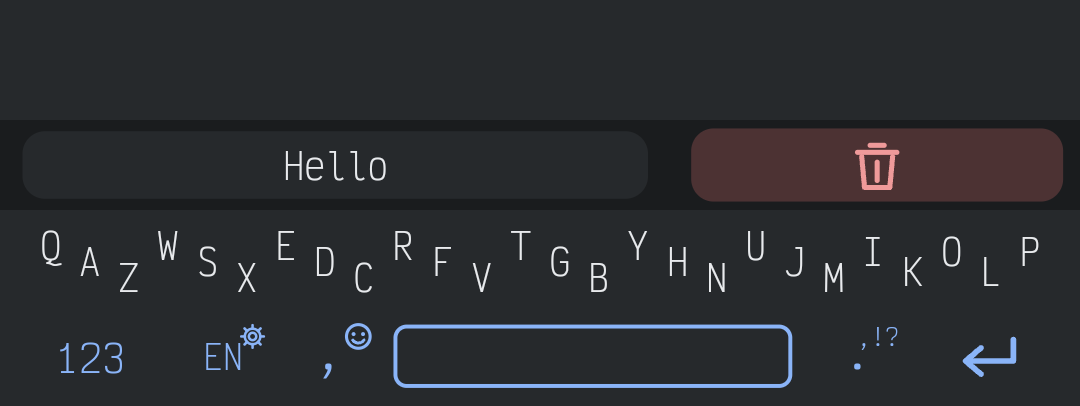
#> input picture tools/cheatsheet_src/dark/bucket.png, 1080 x 406 px, given in place of mini.png, which was not available
$ python make_cheatsheet.py
#> lines starting #> are read from the running program, lines starting #| are printed output that depends on the picture
"""Gesture cheat sheet for the settings screen, one per keyboard theme, built from real phone screenshots of the
keyboard (tools/cheatsheet_src/<theme>/*.png, cut out by crop_phone_shots.py) plus drawn arrows. The picture holds NO words: every
arrow carries a number, and the numbered legend is text in the app (res/values*/strings.xml, keys cheat_1..cheat_19), so it can be translated.

Usage (from the project root):  python tools/make_cheatsheet.py            -> app/src/main/res/drawable-nodpi/cheatsheet_<theme>_<card>.png (11 per theme)
                                python tools/make_cheatsheet.py light some_dir"""
import math, os, sys
from PIL import Image, ImageDraw, ImageFont

W = 1080
FONT = "app/src/main/assets/fonts/VictorMono-Light.ttf"
# page, card, accent, ink, dim, outline (the colors of the keyboard themes, see Theme.kt)
THEMES = {
    "default": dict(page=(47, 58, 68), card=(38, 47, 56), accent=(127, 207, 197), ink=(232, 238, 240), dim=(150, 166, 176), edge=(20, 26, 32)),
    "dark":    dict(page=(26, 28, 30), card=(38, 41, 44), accent=(138, 180, 248), ink=(232, 234, 237), dim=(154, 160, 166), edge=(8, 10, 12)),
    "light":   dict(page=(223, 226, 230), card=(236, 238, 241), accent=(26, 115, 232), ink=(31, 35, 40), dim=(95, 104, 114), edge=(255, 255, 255)),
}
IMG_W = 960
HEAD = 120          # px above the keyboard in the mini / lens shots (see crop_phone_shots.py)
HEAD_FULL = 30

def F(n): return ImageFont.truetype(FONT, n)

class Sheet:
    def __init__(self, theme):
        self.t = THEMES[theme]; self.theme = theme
        self.cards = []

    def src(self, name):
#> called with name = 'mini'
        return Image.open(f"tools/cheatsheet_src/{self.theme}/{name}.png").convert("RGBA")

    # ---- drawing helpers, all on an RGBA overlay laid over the screenshot (native 1080 px width) ----
    def arrow(self, d, x0, y0, x1, y1, w=8, head=30):
        a = math.atan2(y1 - y0, x1 - x0)
        for col, ww in ((self.t["edge"] + (170,), w + 7), (self.t["accent"] + (235,), w)):
            d.line([(x0, y0), (x1, y1)], fill=col, width=ww)
            for s in (-0.5, 0.5):
                d.line([(x1, y1), (x1 - head * math.cos(a + s), y1 - head * math.sin(a + s))], fill=col, width=ww)

    def finger(self, d, x, y, r=26):
        d.ellipse([x - r, y - r, x + r, y + r], fill=self.t["accent"] + (200,), outline=self.t["edge"] + (230,), width=4)

    def label(self, d, x, y, s, size=32, anchor="mm"):
        d.text((x, y), s, font=F(size), fill=self.t["accent"] + (255,), anchor=anchor, stroke_width=4, stroke_fill=self.t["edge"] + (255,))

    def num(self, d, x, y, n, r=25):
        """A numbered badge (the key to the legend text under the picture)."""
        d.ellipse([x - r - 4, y - r - 4, x + r + 4, y + r + 4], fill=self.t["edge"] + (235,))
        d.ellipse([x - r, y - r, x + r, y + r], fill=self.t["accent"] + (255,))
        d.text((x, y + 1), str(n), font=F(32), fill=self.t["edge"] + (255,), anchor="mm", stroke_width=1, stroke_fill=self.t["edge"] + (255,))

    def narrow(self, d, x0, y0, x1, y1, n, w=8, head=30, at=0.5):
        """An arrow with its number on it (at = how far along the shaft the badge sits)."""
        self.arrow(d, x0, y0, x1, y1, w, head)
        self.num(d, x0 + (x1 - x0) * at, y0 + (y1 - y0) * at, n)

    def card(self, shot, annotate, head=HEAD):
        self.cards.append((shot, annotate, head))

    def render(self):
        """One picture per card (each is shown in the app right above its own legend lines, so it never scrolls apart from them)."""
        t = self.t; gap = 14; inner = 22
        pieces = []
        for shot, annotate, head in self.cards:
            im = self.src(shot); ov = Image.new("RGBA", im.size, (0, 0, 0, 0))
#> after `ov = Image.new('RGBA', im.size, (0, 0, 0, 0))`: ov: PIL image 1080x406 RGBA; every value is 0
            annotate(ImageDraw.Draw(ov), im.size, head)
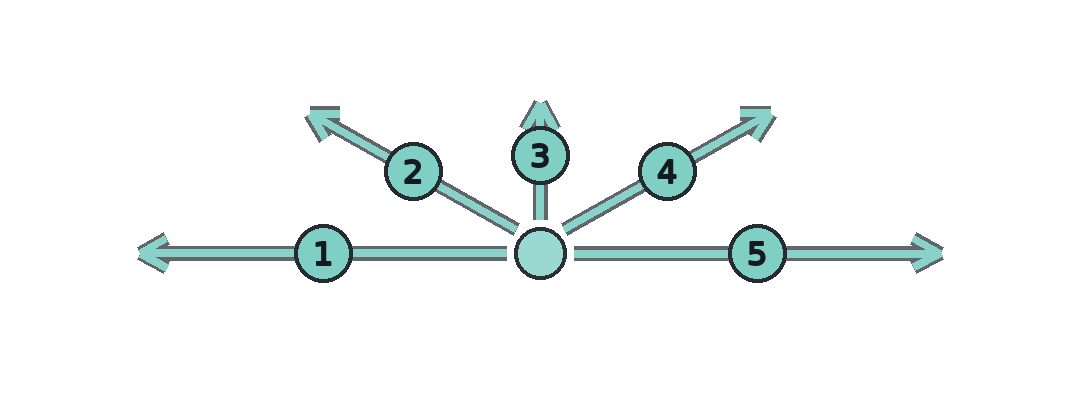
#> ov: PIL image 1080x406 RGBA; mean R, G, B, A 6.5, 10.3, 10, 17; transparent parts drawn white
            im = Image.alpha_composite(im, ov)
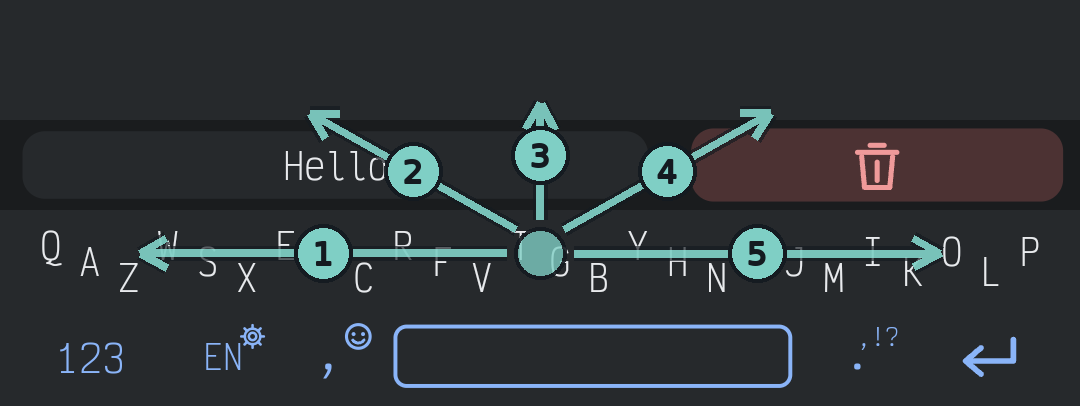
#> im: PIL image 1080x406 RGBA; mean R, G, B, A 46.1, 51.1, 54.2, 255
            im = im.resize((IMG_W, round(im.height * IMG_W / im.width)), Image.LANCZOS)
#> im: PIL image 960x361 RGBA
            h = im.height + 2 * inner
#> h = 405
            page = Image.new("RGBA", (W, h + 2 * gap), (0, 0, 0, 0)); d = ImageDraw.Draw(page)      # transparent around the card: the app's themed background shows
#> after `page = Image.new('RGBA', (W, h + 2 * gap), (0, 0, 0, 0))`: page: PIL image 1080x433 RGBA; every value is 0
            d.rounded_rectangle([30, gap, W - 30, gap + h], 24, fill=t["card"] + (255,))
            page.paste(im.convert("RGB"), (60, gap + inner))
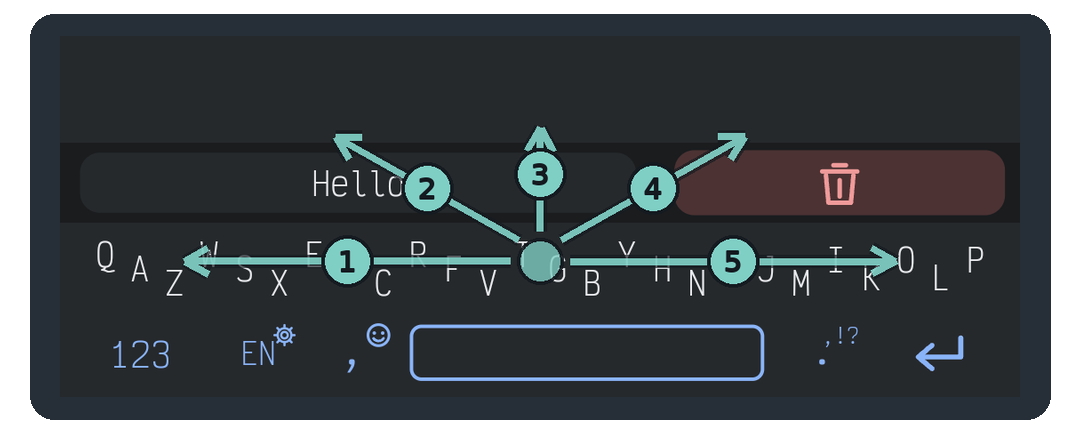
#> page: PIL image 1080x433 RGBA; mean R, G, B, A 39.6, 44.6, 48.2, 225.8; transparent parts drawn white
            pieces.append(page)
        return pieces

def build(theme):
    S = Sheet(theme)
    # geometry of the phone keyboard in the mini crop: y measured from the top of the crop (keyboard starts at HEAD)
    strip = HEAD + 42; row = HEAD + 133; ctl = HEAD + 221

    def c1(d, size, head):                                                        # 1..5: swipes from the middle of the letter row
        cx = 540; S.finger(d, cx, row)
        S.narrow(d, cx - 34, row, cx - 400, row, 1)                               # left: delete
        S.narrow(d, cx - 24, row - 24, cx - 230, row - 140, 2)                    # up-left: voice
        S.narrow(d, cx, row - 34, cx, row - 150, 3, at=0.55)                      # up: full keyboard
        S.narrow(d, cx + 24, row - 24, cx + 230, row - 140, 4)                    # up-right: enter
        S.narrow(d, cx + 34, row, cx + 400, row, 5)                               # right: space
    S.card("mini", c1, HEAD)

    def c2(d, size, head):                                                        # 6: exact letters
        S.arrow(d, 420, row + 38, 530, row + 38, 6); S.narrow(d, 330, row + 38, 220, row + 38, 6, 6)
    S.card("letter", c2)

    S.card("punct", lambda d, s, h: S.num(d, 560, 150, 7))                        # 7: punctuation popup

    def c4(d, size, head):                                                        # 8: emoji
        S.narrow(d, 352, ctl - 70, 352, 24, 17, 7, at=0.75)
    S.card("emoji", c4)

    def c5(d, size, head):                                                        # 9, 10: cursor and word delete
        S.arrow(d, 620, ctl, 770, ctl, 7); S.narrow(d, 470, ctl, 320, ctl, 8, 7)
        S.narrow(d, 960, strip, 700, strip, 9, 6)
    S.card("mini", c5)

    def c6(d, size, head):                                                        # 11, 12: guess bar, bin
        S.narrow(d, 250, strip + 34, 700, strip + 34, 10, 6)
        S.num(d, 1010, 168, 11)
    S.card("bucket", c6)

    def c7(d, size, head):                                                        # 13, 14: language key
        S.num(d, 300, 345, 12); S.num(d, 62, 150, 13)
    S.card("lang", c7)

    def c7b(d, size, head):                                                       # 15, 16: floating keyboard
        S.arrow(d, 622, 391, 710, 391, 6); S.narrow(d, 458, 391, 370, 391, 18, 6)  # drag the handle (the bar under the keys) to move
        S.narrow(d, 768, 404, 735, 458, 19, 6)                                     # the resize mark next to the globe
    S.card("float", c7b)

    S.card("trail", lambda d, s, h: S.num(d, 640, 235, 14), HEAD_FULL)            # 14: swipe typing

    def c8(d, size, head):                                                        # 18: symbols from 123
        y = HEAD_FULL + 471
        S.finger(d, 90, y); S.narrow(d, 118, y - 18, 250, HEAD_FULL + 372, 15, 7)
    S.card("peek", c8, HEAD_FULL)

    def c9(d, size, head):                                                        # 19: back to one row
        y0 = HEAD_FULL + 44
        S.narrow(d, 760, y0, 760, y0 + 190, 16, 8)
    S.card("fullidle", c9, HEAD_FULL)

    # the calculator (legend numbers 20..23); crops are the full keyboard's size, 30 px above the guess bar
    S.card("calc123", lambda d, s, h: S.narrow(d, 360, 430, 245, 488, 20, 7), HEAD_FULL)    # 20: the keypad key on the 123 page
    def c11(d, size, head):                                                                  # 21: result in the guess bar, 22: undo key
        S.narrow(d, 760, 71, 550, 71, 21, 7)
        S.narrow(d, 760, 511, 900, 511, 22, 7)
    S.card("calcpad", c11, HEAD_FULL)
    S.card("calcsel", lambda d, s, h: S.narrow(d, 1025, 205, 1025, 78, 23, 7, at=0.5), HEAD_FULL)       # 23: the keypad icon after selecting numbers
    return S.render()

if __name__ == "__main__":
    themes = [sys.argv[1]] if len(sys.argv) > 1 else list(THEMES)
    outdir = sys.argv[2] if len(sys.argv) > 2 else "app/src/main/res/drawable-nodpi"
    for th in themes:
#> (the run stopped early here; a loop or call above may not have finished)
